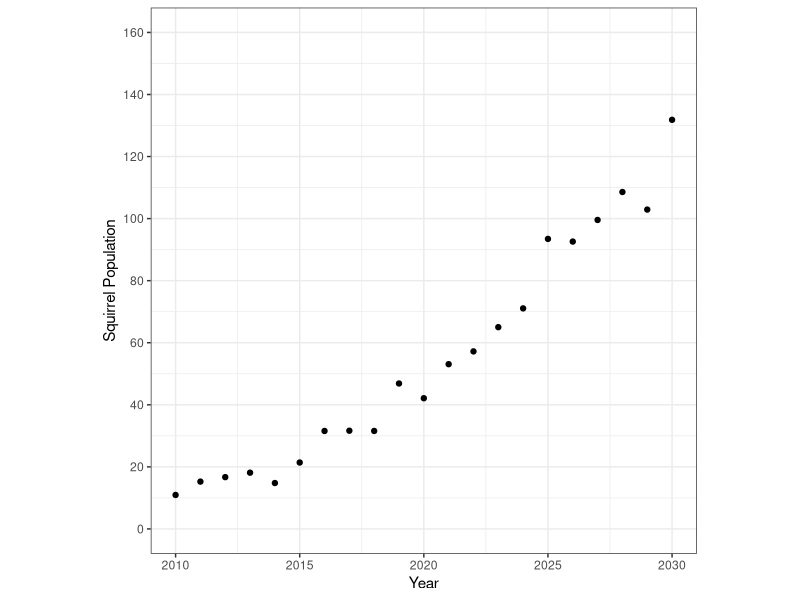
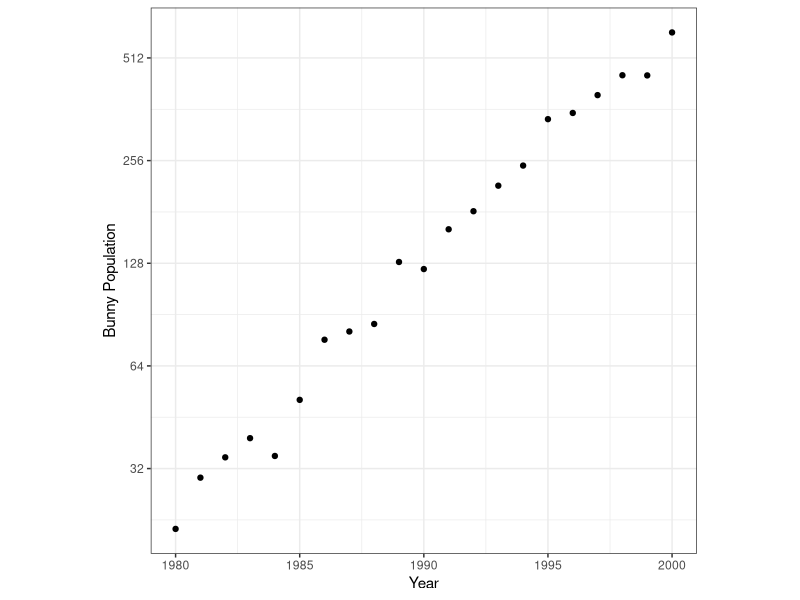

Source code (R) for these figures, in order:
library(tidyverse)
library(scales)
library(patchwork)

# squirrels
set.seed(56156)
example_data1 <- tibble(x  = seq(2010, 2030, 1),
                       y  = 30*exp(0.10*(x - 2015) + rnorm(length(x), mean = 0, sd = 0.1)) - 5)

linear_plot <- example_data1 %>%
  ggplot(aes(x = x, y = y)) +
  geom_point() +
  scale_x_continuous("Year") +
  theme_bw() +
  theme(aspect.ratio = 1) +
  scale_y_continuous("Squirrel Population", labels = comma, limits = c(0, 160), breaks = seq(0,160,20))

linear_plot
# ggsave(linear_plot, filename = "estimation-development/estimation-pilot-app/www/example-linear.png", width = 4, height = 4)

# bunnies
set.seed(56156)
example_data2 <- tibble(x  = seq(1980, 2000, 1),
                       y  = 30*exp(0.15*(x - 1980) + rnorm(length(x), mean = 0, sd = 0.1)) - 5)

log_plot <- example_data2 %>%
  ggplot(aes(x = x, y = y)) +
  geom_point() +
  scale_x_continuous("Year") +
  theme_bw() +
  theme(aspect.ratio = 1) + 
  scale_y_continuous("Bunny Population", labels = comma, trans = "log2", breaks = 2^seq(0,100,1))

log_plot
# ggsave(log_plot, filename = "estimation-development/estimation-pilot-app/www/example-log.png", width = 4, height = 4)
